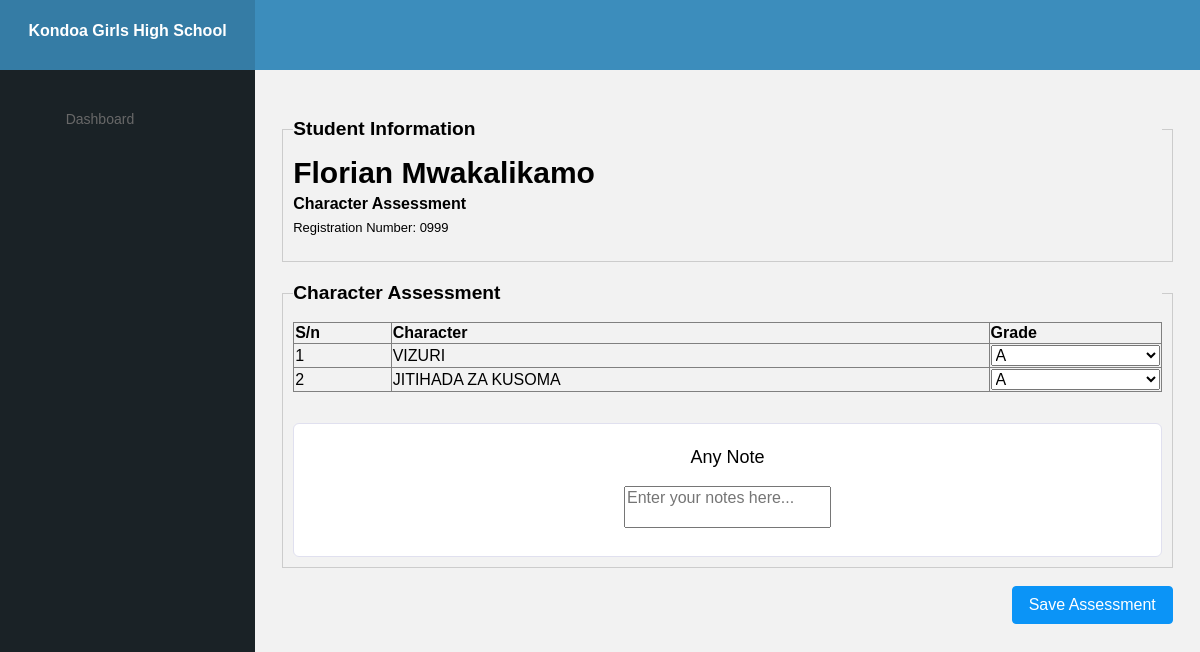
/add-assessment2/0999/, run on the app's committed database.
### admission/models.py (models this page shows, shortened)
class StudentRegistration(models.Model):
    GENDER_CHOICES = [
        ('male', 'Male'),
        ('female', 'Female'),
    ]
    DISABILITY_CHOICES = [
        ('none', 'None'),
        ('skin', 'Skin'),
        ('hearing', 'Hearing'),
        ('vision', 'Vision'),
        ('other', 'Other'),
    ]
    entry_year = models.ForeignKey(AcademicYear, on_delete=models.CASCADE)
    entry_term = models.ForeignKey(Term, on_delete=models.CASCADE)
    entry_programme = models.ForeignKey(Programme, on_delete=models.CASCADE)
    entry_class = models.ForeignKey(Class, on_delete=models.CASCADE)
    stream_name = models.ForeignKey(Stream, on_delete=models.CASCADE)
    subjects = models.ManyToManyField(Subject)  # Add this line for subjects
    entry_category = models.ForeignKey(EntryCategory, on_delete=models.CASCADE)
    sponsor_name = models.ForeignKey(Sponsor, on_delete=models.CASCADE)
    registration_number = models.CharField(max_length=20, unique=True)
    first_name = models.CharField(max_length=50)
    last_name = models.CharField(max_length=50)
    other_name = models.CharField(max_length=50, blank=True, null=True)
    gender = models.CharField(max_length=6, choices=GENDER_CHOICES)
    birth_date = models.DateField()
    nationality = models.CharField(max_length=50, default='Tanzania')
    disability = models.CharField(max_length=10, choices=DISABILITY_CHOICES, default='none')
    profile_picture = models.ImageField(upload_to='kin_pictures/', blank=True, null=True)
    next_of_kin1_name = models.CharField(max_length=100)
    next_of_kin1_mobile_number = models.CharField(max_length=15)
    next_of_kin1_email = models.EmailField(blank=True, null=True)
    next_of_kin1_postal_address = models.CharField(max_length=255, blank=True, null=True)
    next_of_kin2_name = models.CharField(max_length=100, blank=True, null=True)
    next_of_kin2_mobile_number = models.CharField(max_length=15, blank=True, null=True)
    next_of_kin2_email = models.EmailField(blank=True, null=True)
    next_of_kin2_postal_address = models.CharField(max_length=255, blank=True, null=True)
    admission_date = models.DateField(auto_now_add=True)

### main_setting/models.py (models this page shows, shortened)
class Assessment(models.Model):
    name = models.CharField(max_length=255)

### Record_results/views.py (the view)
# urls.py: path('add-assessment2/<str:registration_number>/', views.add_assessment2, name='add_assessment2'),
def add_assessment2(request, registration_number,extra_context=None):
    extra_context = extra_context or {}
    extra_context.update({
            "academic_year": AcademicYear.objects.all(),
            "term": Term.objects.all(),
            "programmes": Programme.objects.all(),
            "classes": Class.objects.all(),
            "stream": Stream.objects.all(),
            "exams": ExamsCategory.objects.all(),
            "subjects": Subject.objects.all(),
            "assessments": Assessment.objects.all(),
             "grades": GradeScale.objects.all(),
            "title": "Filter student to",
        })
    if registration_number:
       student = StudentRegistration.objects.filter(registration_number=registration_number).first()
       if student:
           subjects = student.subjects.all()
       else:
           subjects = []
    return render(request, 'admin/add_assessment2.html', {
        'student': student,
        'subjects': subjects,
        'extra_context': extra_context,
    })

### main_setting/models.py (called while the page is built)
    def __str__(self):
        return self.name

    def __str__(self):
        return self.class_name

    def __str__(self):
        return self.name

    def __str__(self):
        return f"{self.name} ({self.get_status_display()})"

    def __str__(self):
        return self.name

### templates/admin/add_assessment2.html (shortened to what this page needs)
{% load static %}
<!DOCTYPE html>
<html lang="en">
<head>
  <link rel="stylesheet" href="{% static 'vendors/iconfonts/font-awesome/css/all.min.css'%}">
  <link rel="stylesheet" href="{% static 'vendors/css/vendor.bundle.base.css'%}">
  <link rel="stylesheet" href="{% static 'vendors/css/vendor.bundle.addons.css'%}">
  <link rel="stylesheet" href="{% static 'css/style.css'%}">
  <link rel="stylesheet" href="{% static 'vendors/summernote/dist/summernote-bs4.css'%}">
</head>
<body>
  <div class="container-scroller" >
    <nav class="navbar col-lg-12 col-12 p-0 fixed-top d-flex flex-row default-layout-navbar" >
      <div class="text-center navbar-brand-wrapper d-flex align-items-center justify-content-center" style="background-color:#357ca5">
        <label style="font-weight:bold;color:#ffffff">Kondoa Girls High School</label>
      </div>
      <div class="navbar-menu-wrapper d-flex align-items-stretch" style="background-color:#3c8dbc">
        <button class="navbar-toggler navbar-toggler align-self-center" type="button" data-toggle="minimize">
          <span class="fas fa-bars"></span>
        </button>
        <ul class="navbar-nav">
        </ul>
      </div>
    </nav>
    <div class="container-fluid page-body-wrapper">
      <nav class="sidebar sidebar-offcanvas" id="sidebar" style="background-color:#1a2226">
        <ul class="nav">
          <li class="nav-item nav-profile">
            <div class="nav-link">
            </div>
          </li>
          <li class="nav-item">
            <a class="nav-link" href="{% url 'admin:index' %}">
              <i class="fa fa-home menu-icon"></i>
              <span class="menu-title">Dashboard</span>
            </a>
          </li>
         </ul>
      </nav>
      <div class="main-panel">
        <div class="content-wrapper">
          {% block content %}
          <form method="post" action="{% url 'save_assessment2' %}">
            <fieldset style="border: 1px solid #ccc; padding: 10px; margin-bottom: 20px;">
                <legend style="font-weight: bold; font-size: 1.2em;">Student Information</legend>
                <h3>{{ student.first_name }} {{ student.last_name }}</h3>
                <h5>Character Assessment</h5>
                <p>Registration Number: {{ student.registration_number }}</p>
            </fieldset>
            <fieldset style="border: 1px solid #ccc; padding: 10px;">
                <legend style="font-weight: bold; font-size: 1.2em;">Character Assessment</legend>
                <table border="1" style="width: 100%; border-collapse: collapse;">
                    <thead>
                        <tr>
                            <th>S/n</th>
                            <th>Character</th>
                            <th>Grade</th>
                        </tr>
                    </thead>
                    <tbody>
                        {% for item in extra_context.assessments %}
                            <tr>
                                <td style="text-align: left;">{{ forloop.counter }}</td>
                                <td style="text-align: left;">{{ item.name }}</td>
                                <td>
                                    <select name="grade_{{ item.id }}" style="width: 100%;">
                                        {% for grade in extra_context.grades %}
                                            <option value="{{ grade.grade_name }}">{{ grade.grade_name }}</option>
                                        {% endfor %}
                                    </select>
                                </td>
                            </tr>
                        {% endfor %}
                    </tbody>
                </table>
                <p><br>
                <div align="center">
                <div class="row">
                  <div class="col-lg-12">
                    <div class="card">
                      <div class="card-body">
                        <h4 class="card-title">Any note</h4>
                        <textarea id="simpleMde" name="note" placeholder="Enter your notes here..."></textarea>
                      </div>
                    </div>
                  </div>
                </div>
                </div>
            </fieldset>
            <br>
            <div align="right">
                <button type="submit" class="btn btn-info">Save Assessment</button>
            </div>
        </form>
{% endblock %}
          </div>
      </div>
    </div>
  </div>
</body>
</html>

### data on the page
StudentRegistration: first_name "Florian", last_name "Mwakalikamo", registration_number "0999"
Assessment: name "VIZURI"
Assessment: name "JITIHADA ZA KUSOMA"

### other printed values
form field value "A"
